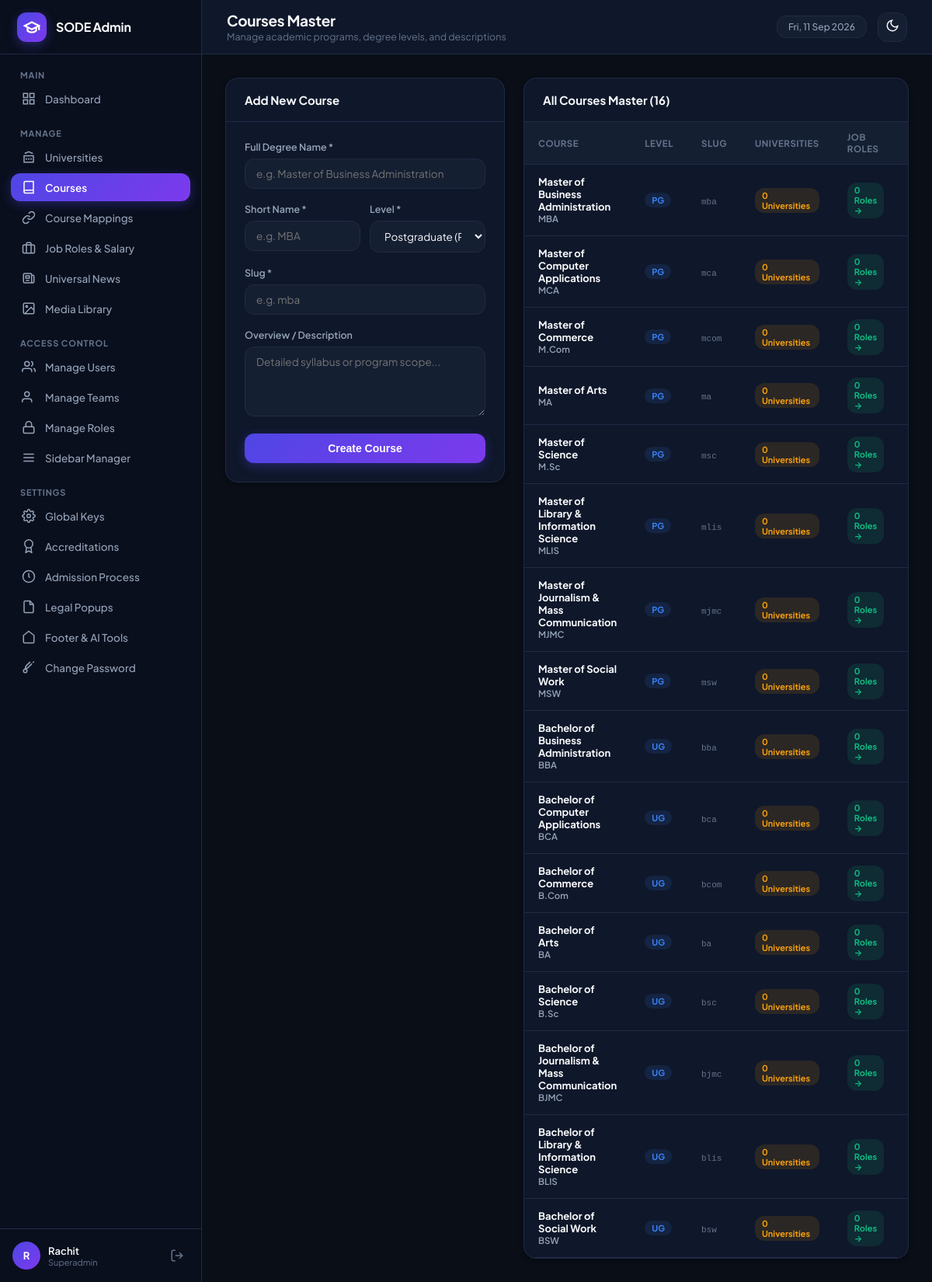
/admin/modules/courses/index.php (signed in), run on the app's committed database.
### tables this page shows
CREATE TABLE IF NOT EXISTS `sidebar_items` (
  `id` INT UNSIGNED AUTO_INCREMENT PRIMARY KEY,
  `display_name` VARCHAR(100) NOT NULL,
  `page_route` VARCHAR(255) NOT NULL,
  `sort_order` INT DEFAULT 0,
  `active_page_key` VARCHAR(100) NOT NULL,
  `rbac_module_key` VARCHAR(100) NOT NULL,
  `menu_section` VARCHAR(100) DEFAULT 'Manage',
  `icon_svg` TEXT NULL,
  `is_superadmin_only` TINYINT(1) DEFAULT 0,
  `is_active` TINYINT(1) DEFAULT 1,
  `created_at` TIMESTAMP DEFAULT CURRENT_TIMESTAMP
);

CREATE TABLE IF NOT EXISTS `courses` (
  `id` INT UNSIGNED AUTO_INCREMENT PRIMARY KEY,
  `full_name` VARCHAR(255) NOT NULL,
  `short_name` VARCHAR(100) NOT NULL,
  `slug` VARCHAR(100) NOT NULL UNIQUE,
  `level` ENUM('UG', 'PG', 'Diploma', 'Certificate') DEFAULT 'PG',
  `description` TEXT NULL,
  `created_at` TIMESTAMP DEFAULT CURRENT_TIMESTAMP
);

### admin/includes/rbac.php (called while the page is built, shortened)
<?php
function is_superadmin() {
    return !empty($_SESSION['is_superadmin']);
}
function get_user_sidebar_items() {
    $db = get_db_connection();
    if (is_superadmin()) {
        $stmt = $db->query("SELECT * FROM sidebar_items WHERE is_active = 1 ORDER BY sort_order ASC, id ASC");
        $items = $stmt->fetchAll();
        if (!empty($items)) return $items;
    }
    $role_id = $_SESSION['user_role_id'] ?? 0;
    $stmt = $db->prepare("
        SELECT si.*
        FROM sidebar_items si
        INNER JOIN role_sidebar_access rsa ON si.id = rsa.sidebar_item_id
        WHERE rsa.role_id = :role_id AND si.is_active = 1 AND si.is_superadmin_only = 0
        ORDER BY si.sort_order ASC, si.id ASC
    ");
    $stmt->execute(['role_id' => $role_id]);
    return $stmt->fetchAll();
}

### admin/includes/auth.php (called while the page is built, shortened)
<?php
function is_logged_in() {
    return !empty($_SESSION['user_id']) && !empty($_SESSION['user_email']);
}
function get_logged_in_user() {
    return [
        'id'            => $_SESSION['user_id'],
        'name'          => $_SESSION['user_name'] ?? 'Admin',
        'email'         => $_SESSION['user_email'],
        'username'      => $_SESSION['user_username'] ?? '',
        'role_id'       => $_SESSION['user_role_id'] ?? null,
        'role_name'     => $_SESSION['user_role_name'] ?? 'User',
        'team_id'       => $_SESSION['user_team_id'] ?? null,
        'team_name'     => $_SESSION['user_team_name'] ?? 'No Team',
        'is_superadmin' => !empty($_SESSION['is_superadmin']),
    ];
}

### admin/includes/helpers.php (called while the page is built, shortened)
<?php
function get_user_initials($name) {
    $parts = explode(' ', trim($name));
    $initials = '';
    if (!empty($parts[0])) $initials .= strtoupper(substr($parts[0], 0, 1));
    return !empty($initials) ? $initials : 'U';
}

### admin/modules/courses/index.php (the view, shortened to what this page needs)
<?php
$active_page_key = 'courses';
$db = get_db_connection();
$edit_course = null;
$courses = $db->query("
    SELECT c.*,
           (SELECT COUNT(*) FROM university_course_mappings WHERE course_id = c.id) AS mapped_unis_count,
           (SELECT COUNT(*) FROM job_roles WHERE course_id = c.id) AS job_roles_count
    FROM courses c
    ORDER BY c.id ASC
")->fetchAll();
require_once ADMIN_PATH . '/includes/header.php';
?>
<div class="split-layout">
    <div class="admin-card">
        <div class="card-header">
            <span class="card-title"><?php echo $edit_course ? 'Edit Course' : 'Add New Course'; ?></span>
        </div>
        <div class="card-body">
            <form method="POST" action="">
                <div class="form-group">
                    <label class="form-label">Full Degree Name *</label>
                    <input type="text" name="full_name" id="field_course_full_name" class="form-control" value="<?php echo htmlspecialchars($edit_course['full_name'] ?? ''); ?>" placeholder="e.g. Master of Business Administration" required>
                </div>
                <div style="display:grid; grid-template-columns: 1fr 1fr; gap:12px;">
                    <div class="form-group">
                        <label class="form-label">Short Name *</label>
                        <input type="text" name="short_name" id="field_course_short_name" class="form-control" value="<?php echo htmlspecialchars($edit_course['short_name'] ?? ''); ?>" placeholder="e.g. MBA" required>
                    </div>
                    <div class="form-group">
                        <label class="form-label">Level *</label>
                        <select name="level" class="form-select">
                            <option value="PG" <?php echo (($edit_course['level'] ?? '') === 'PG') ? 'selected' : ''; ?>>Postgraduate (PG)</option>
                        </select>
                    </div>
                </div>
                <div class="form-group">
                    <label class="form-label">Slug *</label>
                    <input type="text" name="slug" id="field_course_slug" class="form-control" value="<?php echo htmlspecialchars($edit_course['slug'] ?? ''); ?>" placeholder="e.g. mba" required>
                </div>
                <div class="form-group">
                    <label class="form-label">Overview / Description</label>
                    <textarea name="description" class="form-textarea" placeholder="Detailed syllabus or program scope..."><?php echo htmlspecialchars($edit_course['description'] ?? ''); ?></textarea>
                </div>
                <button type="submit" class="btn-primary">
                    <?php echo $edit_course ? 'Update Course' : 'Create Course'; ?>
                </button>
            </form>
        </div>
    </div>
    <div class="admin-card">
        <div class="card-header">
            <span class="card-title">All Courses Master (<?php echo count($courses); ?>)</span>
        </div>
        <div class="table-responsive">
            <table class="admin-table">
                <thead>
                    <tr>
                        <th>Course</th>
                        <th>Level</th>
                        <th>Slug</th>
                        <th>Universities</th>
                        <th>Job Roles</th>
                        <th>Actions</th>
                    </tr>
                </thead>
                <tbody>
                    <?php if (empty($courses)): ?>
                        <tr><td colspan="6" style="text-align:center; color:var(--text-dim);">No courses created yet.</td></tr>
                    <?php else: ?>
                        <?php foreach ($courses as $c): ?>
                            <tr>
                                <td>
                                    <strong><?php echo htmlspecialchars($c['full_name']); ?></strong>
                                    <div style="font-size:11.5px; color:var(--text-muted); font-weight:600;"><?php echo htmlspecialchars($c['short_name']); ?></div>
                                </td>
                                <td>
                                    <span class="badge badge-info"><?php echo htmlspecialchars($c['level']); ?></span>
                                </td>
                                <td>
                                    <code style="font-size:11px; color:var(--text-dim);"><?php echo htmlspecialchars($c['slug']); ?></code>
                                </td>
                                <td>
                                    <span class="badge badge-warning"><?php echo $c['mapped_unis_count']; ?> Universities</span>
                                </td>
                                <td>
                                    <a href="<?php echo BASE_URL; ?>/modules/job_roles/index.php?course_id=<?php echo $c['id']; ?>" class="badge badge-success" style="text-decoration:none;">
                                        <?php echo $c['job_roles_count']; ?> Roles &rarr;
                                    </a>
                                </td>
                                <td>
                                </td>
                            </tr>
                        <?php endforeach; ?>
                    <?php endif; ?>
                </tbody>
            </table>
        </div>
    </div>
</div>
<?php
require_once ADMIN_PATH . '/includes/footer.php';
?>

### admin/includes/sidebar.php
<?php
$current_user = get_logged_in_user();
$sidebar_items = get_user_sidebar_items();
$grouped_items = [];
foreach ($sidebar_items as $item) {
    $section = !empty($item['menu_section']) ? strtoupper($item['menu_section']) : 'MANAGE';
    $grouped_items[$section][] = $item;
}
$current_page_key = $active_page_key ?? 'dashboard';
?>
<aside class="app-sidebar" id="app-sidebar">
    <div class="sidebar-header">
        <div class="brand-logo-icon">
            <svg width="22" height="22" viewBox="0 0 24 24" fill="none" stroke="currentColor" stroke-width="2.5">
                <path d="M22 10v6M2 10l10-5 10 5-10 5z"></path>
                <path d="M6 12v5c3 3 9 3 12 0v-5"></path>
            </svg>
        </div>
        <span class="brand-title"><?php echo htmlspecialchars(APP_NAME); ?></span>
    </div>
    <nav class="sidebar-nav">
        <?php foreach ($grouped_items as $section_title => $items): ?>
            <div class="nav-section">
                <div class="nav-section-title"><?php echo htmlspecialchars($section_title); ?></div>
                <ul class="nav-list">
                    <?php foreach ($items as $item):
                        $is_active = ($current_page_key === $item['active_page_key']);
                        $route = (strpos($item['page_route'], 'http') === 0) ? $item['page_route'] : BASE_URL . '/' . ltrim($item['page_route'], '/');
                    ?>
                        <li class="nav-item <?php echo $is_active ? 'active' : ''; ?>">
                            <a href="<?php echo htmlspecialchars($route); ?>">
                                <?php if (!empty($item['icon_svg'])): ?>
                                    <?php echo $item['icon_svg']; ?>
                                <?php else: ?>
                                    <svg width="18" height="18" viewBox="0 0 24 24" fill="none" stroke="currentColor" stroke-width="2"><circle cx="12" cy="12" r="4"></circle></svg>
                                <?php endif; ?>
                                <span><?php echo htmlspecialchars($item['display_name']); ?></span>
                            </a>
                        </li>
                    <?php endforeach; ?>
                </ul>
            </div>
        <?php endforeach; ?>
    </nav>
    <div class="sidebar-user-footer">
        <div class="user-info-wrap">
            <div class="user-avatar">
                <?php echo htmlspecialchars(get_user_initials($current_user['name'])); ?>
            </div>
            <div class="user-details">
                <span class="user-name"><?php echo htmlspecialchars($current_user['name']); ?></span>
                <span class="user-role-badge"><?php echo htmlspecialchars($current_user['role_name']); ?></span>
            </div>
        </div>
        <a href="<?php echo BASE_URL; ?>/logout.php" class="logout-link" title="Sign out">
            <svg width="18" height="18" viewBox="0 0 24 24" fill="none" stroke="currentColor" stroke-width="2">
                <path d="M9 21H5a2 2 0 0 1-2-2V5a2 2 0 0 1 2-2h4"></path>
                <polyline points="16 17 21 12 16 7"></polyline>
                <line x1="21" y1="12" x2="9" y2="12"></line>
            </svg>
        </a>
    </div>
</aside>

### data on the page
sidebar_items: display_name "Dashboard"
sidebar_items: display_name "Universities"
sidebar_items: display_name "Courses"
sidebar_items: display_name "Course Mappings"
sidebar_items: display_name "Job Roles & Salary"
sidebar_items: display_name "Universal News"
sidebar_items: display_name "Media Library"
sidebar_items: display_name "Manage Users"
sidebar_items: display_name "Manage Teams"
sidebar_items: display_name "Manage Roles"
sidebar_items: display_name "Sidebar Manager"
sidebar_items: display_name "Global Keys"
sidebar_items: display_name "Accreditations"
sidebar_items: display_name "Admission Process"
sidebar_items: display_name "Legal Popups"
sidebar_items: display_name "Footer & AI Tools"
sidebar_items: display_name "Change Password"
courses: full_name "Master of Business Administration", short_name "MBA", level "PG", slug "mba", mapped_unis_count "0", job_roles_count "0"
courses: full_name "Master of Computer Applications", short_name "MCA", level "PG", slug "mca", mapped_unis_count "0", job_roles_count "0"
courses: full_name "Master of Commerce", short_name "M.Com", level "PG", slug "mcom", mapped_unis_count "0", job_roles_count "0"
courses: full_name "Master of Arts", short_name "MA", level "PG", slug "ma", mapped_unis_count "0", job_roles_count "0"
courses: full_name "Master of Science", short_name "M.Sc", level "PG", slug "msc", mapped_unis_count "0", job_roles_count "0"
courses: full_name "Master of Library & Information Science", short_name "MLIS", level "PG", slug "mlis", mapped_unis_count "0", job_roles_count "0"
courses: full_name "Master of Journalism & Mass Communication", short_name "MJMC", level "PG", slug "mjmc", mapped_unis_count "0", job_roles_count "0"
courses: full_name "Master of Social Work", short_name "MSW", level "PG", slug "msw", mapped_unis_count "0", job_roles_count "0"
courses: full_name "Bachelor of Business Administration", short_name "BBA", level "UG", slug "bba", mapped_unis_count "0", job_roles_count "0"
courses: full_name "Bachelor of Computer Applications", short_name "BCA", level "UG", slug "bca", mapped_unis_count "0", job_roles_count "0"
courses: full_name "Bachelor of Commerce", short_name "B.Com", level "UG", slug "bcom", mapped_unis_count "0", job_roles_count "0"
courses: full_name "Bachelor of Arts", short_name "BA", level "UG", slug "ba", mapped_unis_count "0", job_roles_count "0"
courses: full_name "Bachelor of Science", short_name "B.Sc", level "UG", slug "bsc", mapped_unis_count "0", job_roles_count "0"
courses: full_name "Bachelor of Journalism & Mass Communication", short_name "BJMC", level "UG", slug "bjmc", mapped_unis_count "0", job_roles_count "0"
courses: full_name "Bachelor of Library & Information Science", short_name "BLIS", level "UG", slug "blis", mapped_unis_count "0", job_roles_count "0"
courses: full_name "Bachelor of Social Work", short_name "BSW", level "UG", slug "bsw", mapped_unis_count "0", job_roles_count "0"

### other printed values
APP_NAME "SODE Admin"
$section_title "MAIN"
$section_title "MANAGE"
$section_title "ACCESS CONTROL"
$section_title "SETTINGS"
get_user_initials($current_user['name']) "R"
$current_user['name'] "Rachit"
$current_user['role_name'] "Superadmin"
$page_title "Courses Master"
$page_subtitle "Manage academic programs, degree levels, and descriptions"
count($courses) "16"
